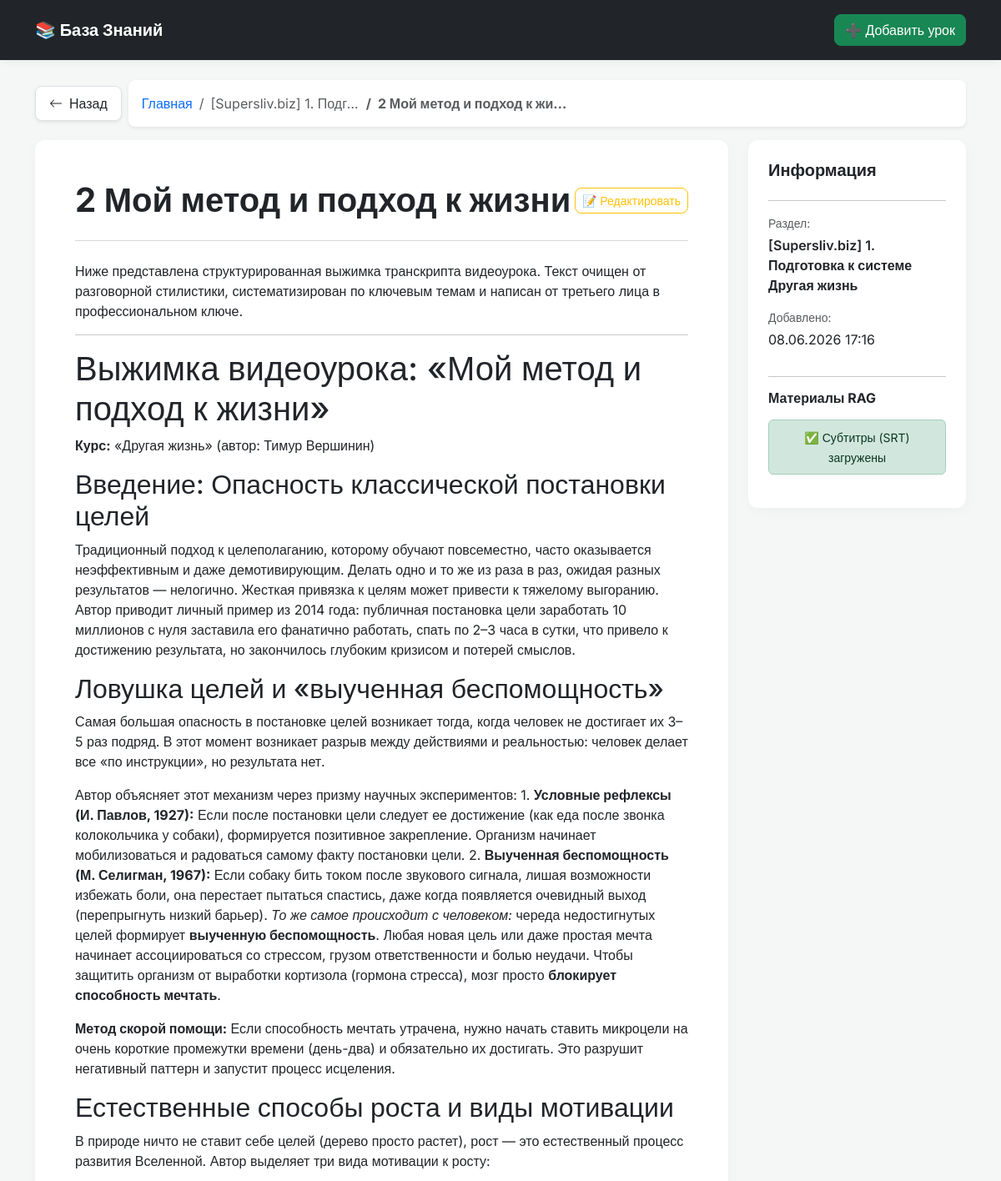
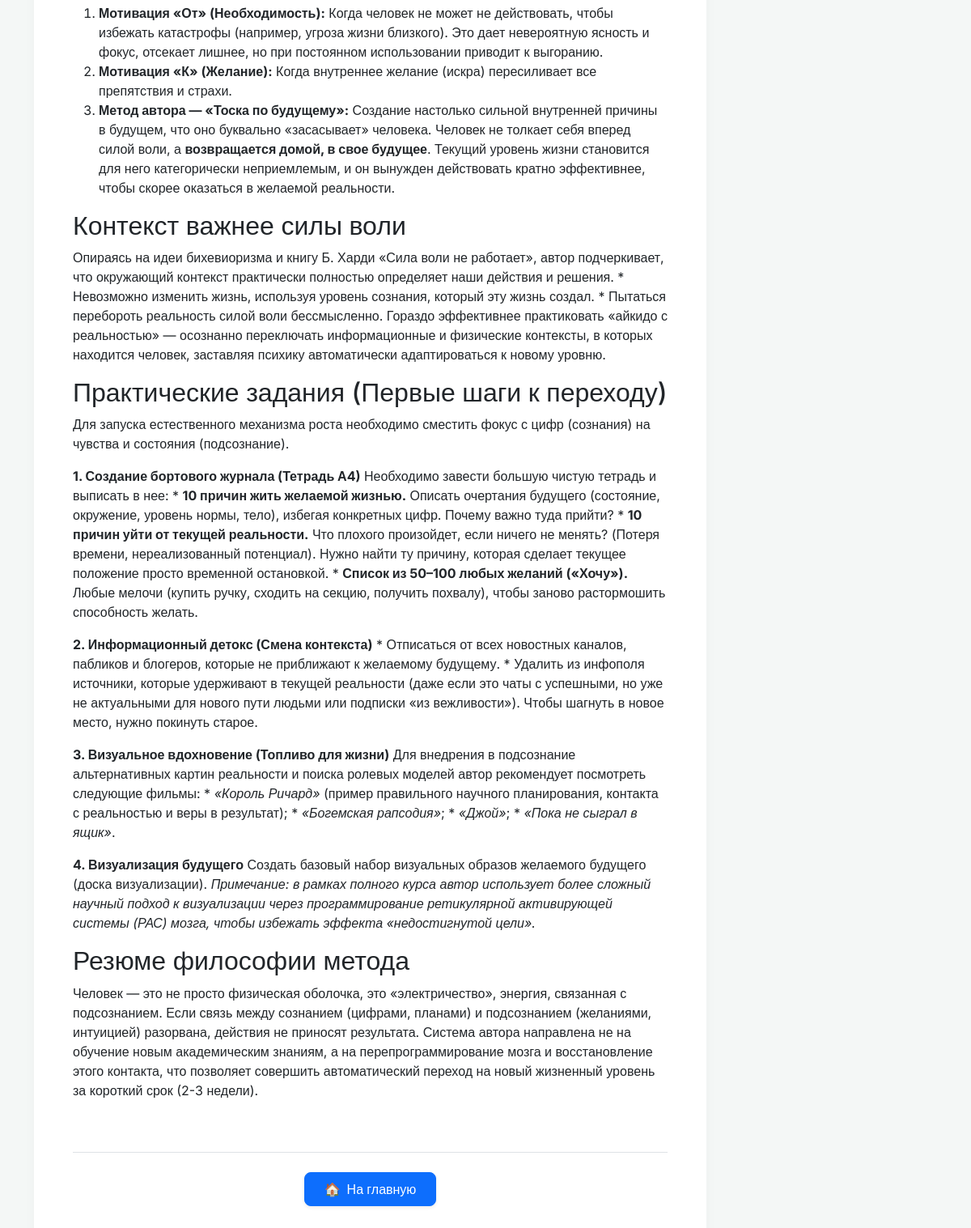
The app's page /lesson/2, older data (2 pictures, top to bottom).
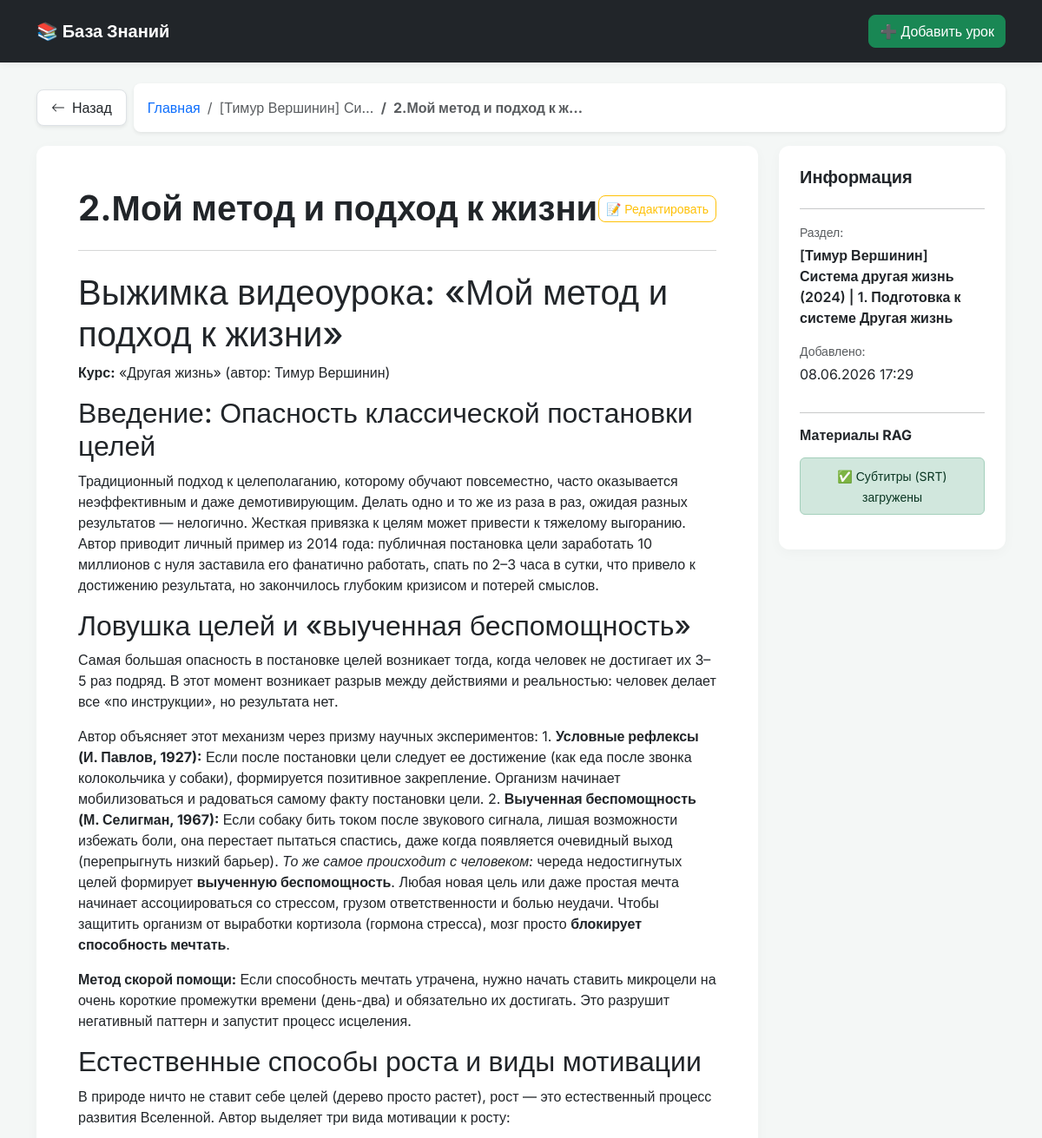
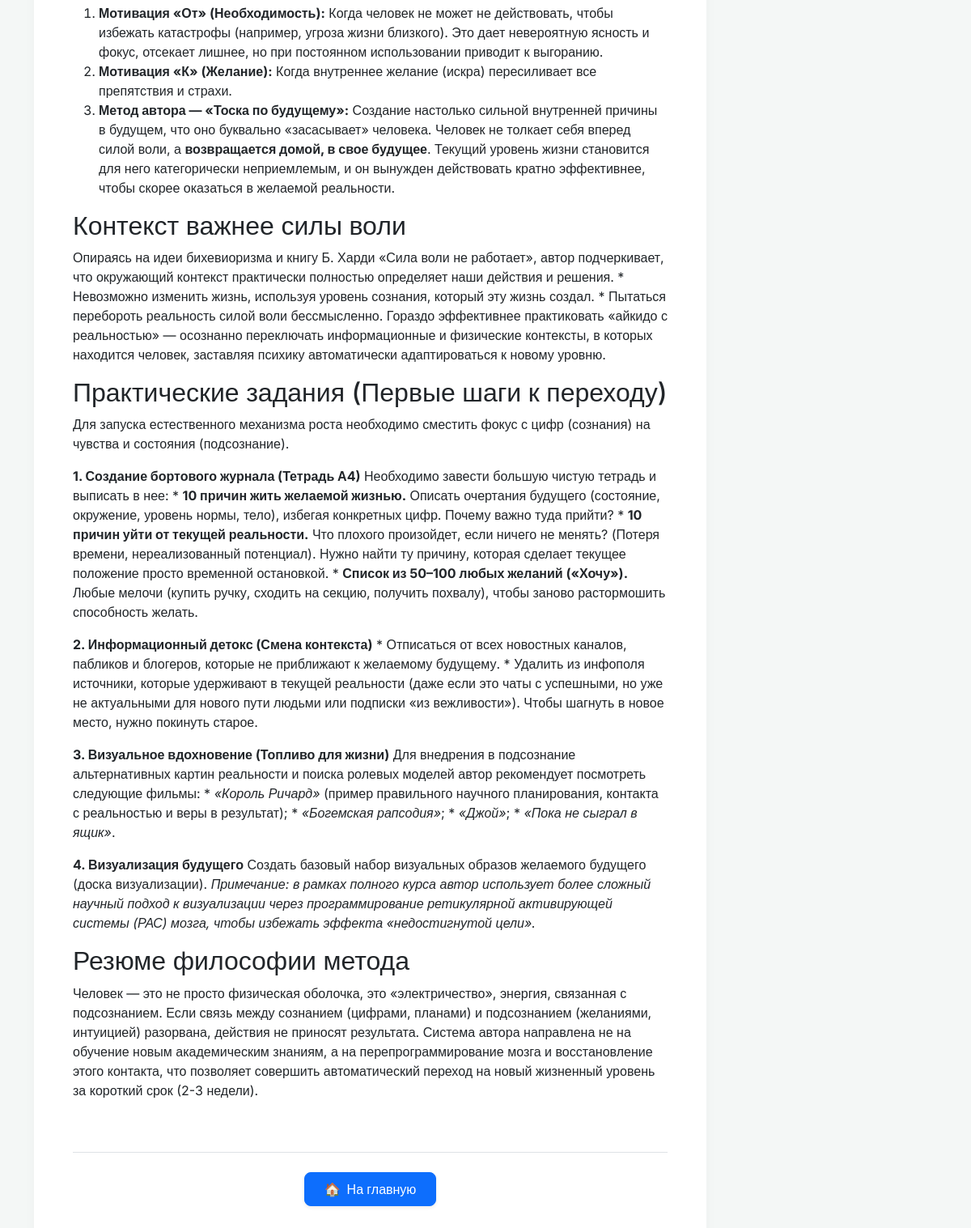
The same page, newer data (2 pictures, top to bottom).
### models.py (models this page shows)
class Lesson(Base):
    __tablename__ = "lessons"
    id = Column(Integer, primary_key=True, index=True)
    title = Column(String, index=True, nullable=False)  # Название урока
    course_name = Column(String, index=True, nullable=False)  # Название модуля/курса
    summary_content = Column(Text, nullable=True)  # Текст выжимки (result.md)
    raw_transcript = Column(Text, nullable=True)  # Сырой транскрипт (.txt)
    srt_content = Column(Text, nullable=True)  # Тайминги (.srt)
    created_at = Column(DateTime(timezone=True), server_default=func.now())

### main.py (the view)
@app.get("/lesson/{lesson_id}", response_class=HTMLResponse)
async def read_lesson(lesson_id: int, request: Request, db: Session = Depends(get_db)):
    lesson = db.query(models.Lesson).filter(models.Lesson.id == lesson_id).first()
    if not lesson:
        raise HTTPException(status_code=404, detail="Lesson not found")
    html_summary = ""
    if lesson.summary_content:
        html_summary = markdown.markdown(
            lesson.summary_content, extensions=["fenced_code", "tables"]
        )
    return templates.TemplateResponse(
        request=request,
        name="lesson.html",
        context={"lesson": lesson, "html_summary": html_summary},
    )

### templates/lesson.html
{% extends "base.html" %} {% block content %}
<div class="row">
  <div class="col-12 mb-3">
    <div class="d-flex align-items-center flex-wrap gap-2">
      <a
        href="/"
        class="btn btn-white bg-white text-dark shadow-sm border py-2 px-3 d-inline-flex align-items-center"
        style="border-radius: 8px"
      >
        <svg
          xmlns="http://www.w3.org/2000/svg"
          width="16"
          height="16"
          fill="currentColor"
          class="bi bi-arrow-left me-2"
          viewBox="0 0 16 16"
        >
          <path
            fill-rule="evenodd"
            d="M15 8a.5.5 0 0 0-.5-.5H2.707l3.147-3.146a.5.5 0 1 0-.708-.708l-4 4a.5.5 0 0 0 0 .708l4 4a.5.5 0 0 0 .708-.708L2.707 8.5H14.5A.5.5 0 0 0 15 8"
          />
        </svg>
        Назад
      </a>
      <nav aria-label="breadcrumb" class="flex-grow-1">
        <ol
          class="breadcrumb bg-white p-3 rounded-3 shadow-sm m-0 d-flex align-items-center"
        >
          <li class="breadcrumb-item">
            <a href="/" class="text-decoration-none">Главная</a>
          </li>
          <li
            class="breadcrumb-item text-muted text-truncate"
            style="max-width: 200px"
          >
            {{ lesson.course_name }}
          </li>
          <li
            class="breadcrumb-item active fw-bold text-truncate"
            style="max-width: 250px"
            aria-current="page"
          >
            {{ lesson.title }}
          </li>
        </ol>
      </nav>
    </div>
  </div>
</div>
<div class="row">
  <div class="col-lg-9 mb-4">
    <div class="card p-4 p-md-5 bg-white">
      <div
        class="d-flex flex-column flex-md-row justify-content-between align-items-md-center mb-4"
      >
        <h1 class="text-dark fw-bold mb-3 mb-md-0">{{ lesson.title }}</h1>
        <a
          href="/lesson/{{ lesson.id }}/edit"
          class="btn btn-outline-warning btn-sm text-nowrap"
          >📝 Редактировать</a
        >
      </div>
      <hr class="mt-0 mb-4 text-muted" />
      <div class="markdown-body">{{ html_summary | safe }}</div>
      <div class="mt-5 pt-4 border-top text-center">
        <a
          href="/"
          class="btn btn-primary px-4 py-2 shadow-sm d-inline-flex align-items-center"
          style="border-radius: 8px"
        >
          <span class="me-2">🏠</span> На главную
        </a>
      </div>
    </div>
  </div>
  <div class="col-lg-3">
    <div class="card p-4 bg-white sticky-top" style="top: 20px">
      <h5 class="fw-bold">Информация</h5>
      <hr />
      <div class="mb-3">
        <small class="text-muted d-block mb-1">Раздел:</small>
        <span class="fw-semibold">{{ lesson.course_name }}</span>
      </div>
      <div class="mb-3">
        <small class="text-muted d-block mb-1">Добавлено:</small>
        <span>{{ lesson.created_at.strftime('%d.%m.%Y %H:%M') }}</span>
      </div>
      <hr />
      <h6 class="fw-bold mb-3">Материалы RAG</h6>
      {% if lesson.srt_content %}
      <div class="alert alert-success p-2 text-center" role="alert">
        <small>✅ Субтитры (SRT) загружены</small>
      </div>
      {% else %}
      <div class="alert alert-secondary p-2 text-center" role="alert">
        <small>❌ Нет файла субтитров</small>
      </div>
      {% endif %}
    </div>
  </div>
</div>
{% endblock %}

Row changes from the older to the newer data that the page shows:
changed Lesson: course_name "[Supersliv.biz] 1. Подг…" → "[Тимур Вершинин] Си…"; title "2 Мой метод и подход к жи…" → "2.Мой метод и подход к ж…"; title "2 Мой метод и подход к жизни" → "2.Мой метод и подход к жизни"; course_name "[Supersliv.biz] 1. Подготовка к системе Другая жизнь" → "[Тимур Вершинин] Система другая жизнь (2024) | 1. Подготовка к системе Другая жизнь"; created_at "08.06.2026 17:16" → "08.06.2026 17:29"
Text that changed along with them:
{{ html_summary | safe }}: "Ниже представлена структурированная выжимка транскрипта видеоурока. Текст очищен от разговорной стилистики, систематизирован по ключевым темам и написан от третьего лица в профессиональном ключе. Выжимка видеоурока: «Мой метод…" → "Выжимка видеоурока: «Мой метод…"
